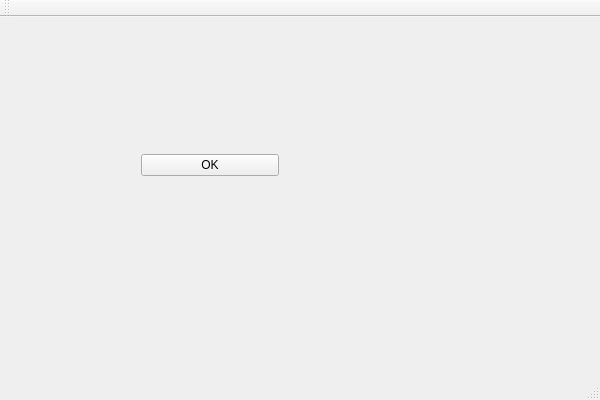
<?xml version="1.0" encoding="UTF-8"?>
<ui version="4.0">
 <class>QtHelloWorldClass</class>
 <widget class="QMainWindow" name="QtHelloWorldClass">
  <property name="geometry">
   <rect>
    <x>0</x>
    <y>0</y>
    <width>600</width>
    <height>400</height>
   </rect>
  </property>
  <property name="windowTitle">
   <string>QtHelloWorld</string>
  </property>
  <widget class="QWidget" name="cWidHelloWorld">
   <widget class="QWidget" name="verticalLayoutWidget">
    <property name="geometry">
     <rect>
      <x>130</x>
      <y>90</y>
      <width>160</width>
      <height>80</height>
     </rect>
    </property>
    <layout class="QVBoxLayout" name="vLayHelloWorld">
     <item>
      <widget class="QLabel" name="lblOkShow">
       <property name="font">
        <font>
         <family>Times New Roman</family>
         <pointsize>14</pointsize>
        </font>
       </property>
       <property name="locale">
        <locale language="Vietnamese" country="Vietnam"/>
       </property>
       <property name="text">
        <string/>
       </property>
       <property name="textFormat">
        <enum>Qt::PlainText</enum>
       </property>
       <property name="alignment">
        <set>Qt::AlignCenter</set>
       </property>
      </widget>
     </item>
     <item>
      <widget class="QPushButton" name="btnOk">
       <property name="text">
        <string>OK</string>
       </property>
      </widget>
     </item>
    </layout>
   </widget>
  </widget>
  <widget class="QMenuBar" name="menuBar">
   <property name="geometry">
    <rect>
     <x>0</x>
     <y>0</y>
     <width>600</width>
     <height>21</height>
    </rect>
   </property>
  </widget>
  <widget class="QToolBar" name="mainToolBar">
   <attribute name="toolBarArea">
    <enum>TopToolBarArea</enum>
   </attribute>
   <attribute name="toolBarBreak">
    <bool>false</bool>
   </attribute>
  </widget>
  <widget class="QStatusBar" name="statusBar"/>
 </widget>
 <layoutdefault spacing="6" margin="11"/>
 <resources>
  <include location="qthelloworld.qrc"/>
 </resources>
 <connections/>
</ui>
